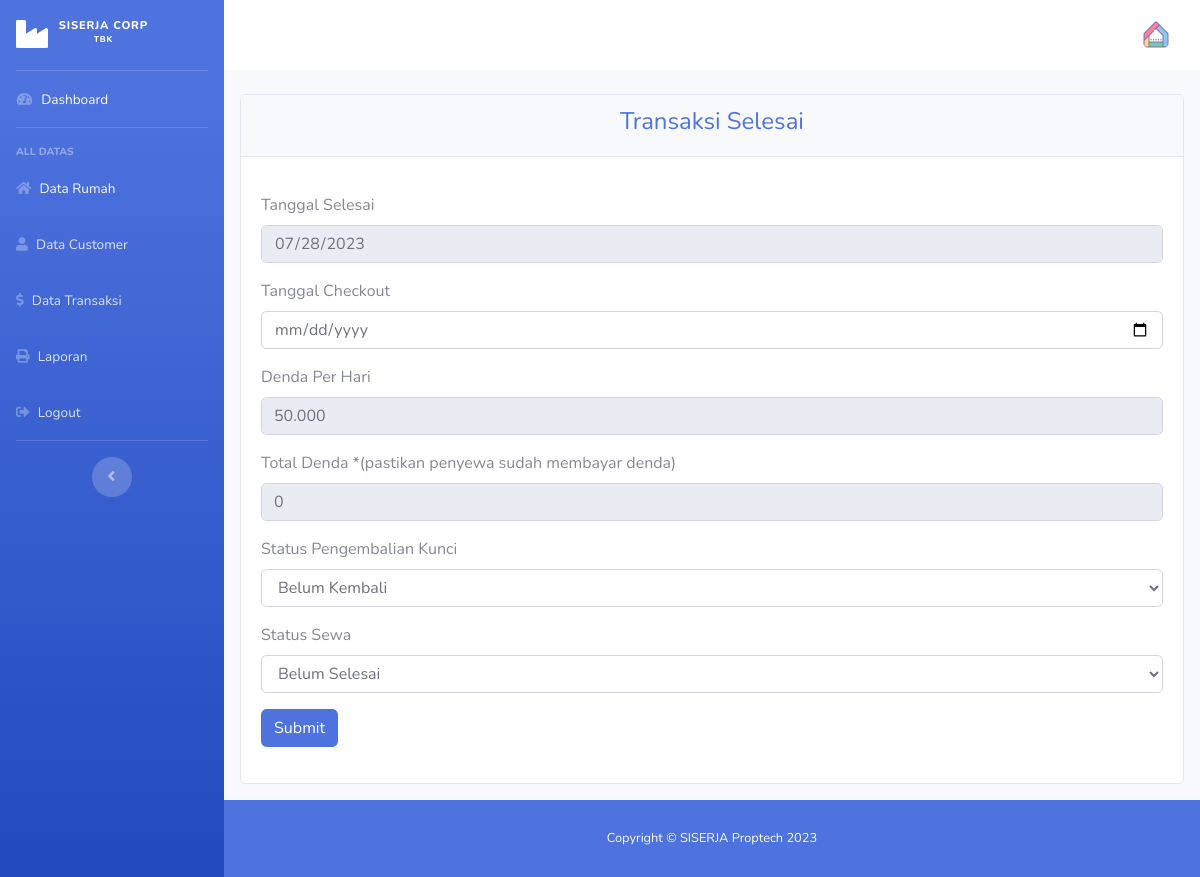
/admin/transaksi/transaksi_selesai/134, run on the app's committed database.
### tables this page shows
CREATE TABLE `transaksi` (
  `id_booking` int(11) NOT NULL,
  `id_customer` int(11) NOT NULL,
  `id_rumah` int(11) NOT NULL,
  `tgl_sewa` date NOT NULL,
  `tanggal_selesai` date NOT NULL,
  `harga` int(11) NOT NULL,
  `denda` int(11) NOT NULL,
  `tgl_checkout` date NOT NULL,
  `total_denda` int(11) NOT NULL,
  `status_pengembalian` varchar(20) NOT NULL,
  `status_sewa` varchar(20) NOT NULL,
  `bukti_pembayaran` varchar(100) NOT NULL,
  `status_pembayaran` int(11) NOT NULL
);

### application/controllers/admin/Transaksi.php (called while the page is built, shortened)
<?php
class Transaksi extends CI_Controller
{
    public function transaksi_selesai($id)
    {
        $data['transaksi'] = $this->db->query("SELECT * FROM transaksi WHERE id_booking='$id'")->result();
        $this->load->view('templates_admin/header');
        $this->load->view('templates_admin/sidebar');
        $this->load->view('admin/transaksi_selesai', $data);
        $this->load->view('templates_admin/footer');
    }
}

### index.php (called while the page is built, shortened)
<?php
require_once BASEPATH.'core/CodeIgniter.php';

### application/views/admin/transaksi_selesai.php (the view, shortened to what this page needs)
<div class="main-content">
    <div class="section">
        <div class="section-header">
            <div class="card m-3">
                <div class="card-header">
                    <h4 class="text text-center text-primary">Transaksi Selesai</h4>
                </div>
                <div class="card-body my-3">
                    <form action="<?= base_url('admin/transaksi/transaksi_selesai_aksi') ?>" method="POST">
                        <?php foreach ($transaksi as $tr) : ?>
                            <div class="form-group">
                                <label>Tanggal Selesai</label>
                                <input type="date" name="tanggal_selesai" class="form-control" value="<?= $tr->tanggal_selesai ?>" readonly>
                            </div>
                            <div class="form-group">
                                <label>Tanggal Checkout</label>
                                <input type="date" name="tgl_checkout" class="form-control" value="<?= $tr->tgl_checkout ?>" onchange="calculatePenalty(this)" required>
                            </div>
                            <div class="form-group">
                                <label>Denda Per Hari</label>
                                <input type="text" name="denda" class="form-control" value="<?= number_format($tr->denda, 0, ',', '.') ?>" readonly>
                            </div>
                            <div class="form-group">
                                <label>Total Denda *(pastikan penyewa sudah membayar denda)</label>
                                <input type="text" name="total_denda" id="total_denda" class="form-control" value="<?= number_format($tr->total_denda, 0, ',', '.') ?>" readonly>
                            </div>
                            <div class="form-group">
                                <label>Status Pengembalian Kunci</label>
                                <select name="status_pengembalian" class="form-control" required>
                                    <option value="Belum Kembali" <?= ($tr->status_pengembalian == 'Belum Kembali') ? 'selected' : '' ?>>Belum Kembali</option>
                                </select>
                            </div>
                            <div class="form-group">
                                <label>Status Sewa</label>
                                <select name="status_sewa" class="form-control" required>
                                    <option value="Belum Selesai" <?= ($tr->status_sewa == 'Belum Selesai') ? 'selected' : '' ?>>Belum Selesai</option>
                                </select>
                            </div>
                            <button type="submit" class="btn btn-primary">Submit</button>
                        <?php endforeach ?>
                    </form>
                </div>
            </div>
        </div>
    </div>
</div>

### data on the page
transaksi: tanggal_selesai "07/28/2023", denda "50.000", total_denda "0", status_pengembalian "Belum Kembali", status_sewa "Belum Selesai"
